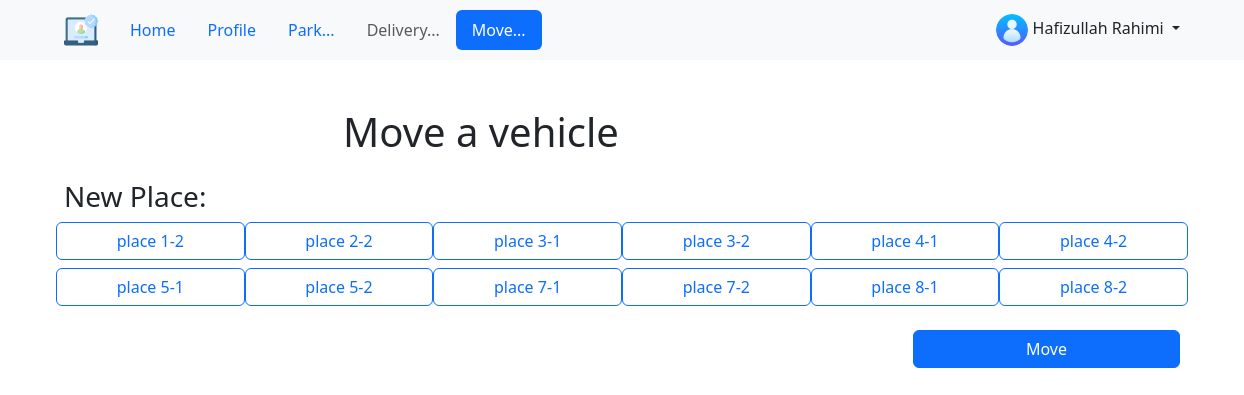
/app/account/move.php (signed in), run on the app's committed database.
### tables this page shows
CREATE TABLE `parking` (
  `id` tinyint(4) NOT NULL,
  `place` tinyint(4) NOT NULL,
  `part` tinyint(4) NOT NULL,
  `reg_number` varchar(100) DEFAULT NULL
);

### database/Parking.php (called while the page is built, shortened)
<?php
class Parking extends Bill
{
    public function getParkingInfo()
    {
        $conn = $this->openConn();
        $sql = "SELECT place,part,reg_number,id FROM parking";
        $result = $conn->query($sql);
        $arr = array();
        if ($result->num_rows > 0) {
            while ($row = $result->fetch_assoc()) {
                array_push($arr, $row);
            }
        } else {
            echo "0 results";
        }
        $parkingArr = array(array('place', 'part1', 'part2', 'partId1', 'partId2'));
        $place = 1;
        for ($i = 0; $i < count($arr); $i++) {
            if ($arr[$i]["place"] == $place) {
                $row = array($arr[$i]["place"], $arr[$i]["reg_number"], $arr[$i + 1]["reg_number"], $arr[$i]["id"], $arr[$i + 1]["id"]);
                array_push($parkingArr, $row);
                $place++;
            }
        }
        return $parkingArr;
    }
    public function getFreePlacesForMC()
    {
        $parkingArr = $this->getParkingInfo();
        $freePlaceForMCArr = array();
        for ($i = 1; $i < 11; $i++) {
            if ($parkingArr[$i][1] == null) {
                $inserted = [$parkingArr[$i][0], '1', $parkingArr[$i][3]];
                array_push($freePlaceForMCArr, $inserted);
            }
            if ($parkingArr[$i][2] == null) {
                $inserted = [$parkingArr[$i][0], '2', $parkingArr[$i][4]];
                array_push($freePlaceForMCArr, $inserted);
            }
        }
        return $freePlaceForMCArr;
    }
}

### app/account/move.php (the view, shortened to what this page needs)
<?php
require_once '../../database/Parking.php';
$vehicleType = $_SESSION["vehicleType"];
$p = new Parking(SERVERNAME, USERNAME, PASSWORD, DBNAME);
if ($vehicleType == 1) $freePlaceArr = $p->getFreePlacesForCar();
else $freePlaceArr = $p->getFreePlacesForMC();
?>
<!DOCTYPE html>
<html lang="en">
<head>
    <?php require_once '../../layouts/head.php' ?>
</head>
<body onload="">
    <header>
        <?php require_once './layouts/navbar.php' ?>
    </header>
    <main>
        <div class=" container">
            <br>
            <br>
            <h1 class="mx-auto w-50">Move a vehicle</h1>
            <section class="w-100 m-auto">
                <h3 class="mt-4 ">New Place:</h3>
                <form method="post" action="<?php echo htmlspecialchars($_SERVER["PHP_SELF"]); ?>" class=" row gx-3 gy-2 align-items-center">
                    <?php if ($vehicleType == 1) {
                        for ($i = 0; $i < count($freePlaceArr); $i++){
                    ?>
                            <input type="radio" class="btn-check" name="newPlace" id="option<?= $freePlaceArr[$i][0]?>" autocomplete="off" value="<?= $freePlaceArr[$i][0]?>">
                            <label class="btn btn-outline-primary col-3" for="option<?= $freePlaceArr[$i][0] ?>">place <?= $freePlaceArr[$i][0]?></label>
                        <?php }
                    } else {
                        for ($i = 0; $i < count($freePlaceArr); $i++) {  ?>
                            <label class="btn btn-outline-primary col-2" for="option<?= $freePlaceArr[$i][0] . $freePlaceArr[$i][1] ?>">place <?= $freePlaceArr[$i][0] . '-' . $freePlaceArr[$i][1] ?></label>
                    <?php }
                    } ?>
                    <br>
                    <div class="ms-auto w-25 mt-3 mt-4">
                        <button type="submit" class="btn btn-primary col-12">Move</button>
                    </div>
                </form>
                <br>
            </section>
        </div>
    </main>
</body>
</html>

### data on the page
parking: place "3", part "1"
parking: place "3", part "2"
parking: place "4", part "1"
parking: place "4", part "2"
parking: place "5", part "1"
parking: place "5", part "2"
parking: place "7", part "1"
parking: place "7", part "2"
parking: place "8", part "1"
parking: place "8", part "2"

### other printed values
$_SESSION["userName"] "Hafizullah Rahimi"
$freePlaceArr[$i][0] "1"
$freePlaceArr[$i][1] "2"
$freePlaceArr[$i][0] "2"
